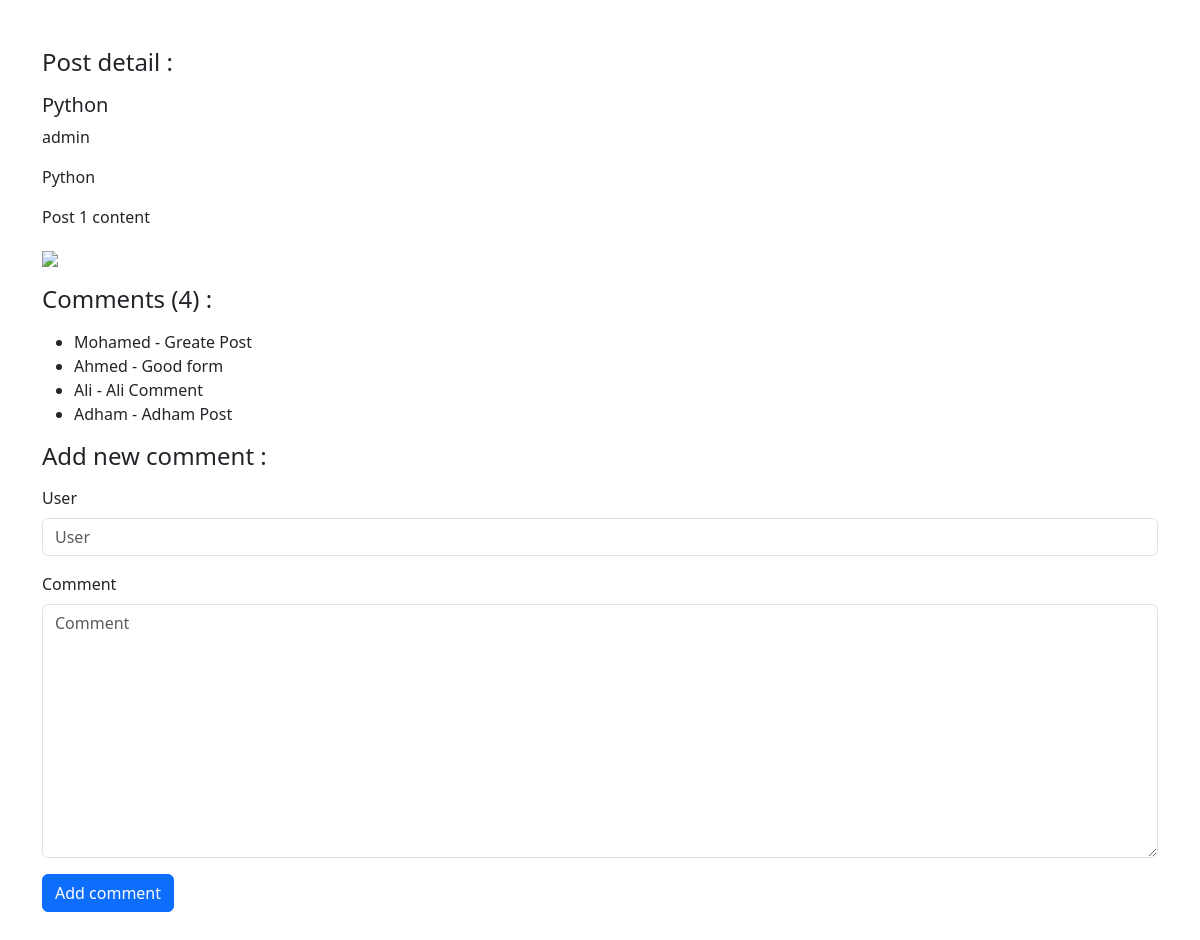
The app's page /posts/1/ with its own data.
### posts/models.py (models this page shows, shortened)
class Post (models.Model):
    author = models.ForeignKey(User,related_name='post_author', on_delete=models.CASCADE)
    title = models.CharField(max_length=100)
    content = models.TextField(max_length=20000)
    draft = models.BooleanField(default=True)
    publish_date = models.DateTimeField(default=timezone.now)
    tags = TaggableManager()
    image = models.ImageField(upload_to='post')
    category = models.ForeignKey('Category', related_name='post_category', on_delete=models.SET_NULL, null=True)
    def __str__(self):
        return self.title

class Category(models.Model):
    name = models.CharField(max_length=100)
    def __str__(self):
        return self.name

class Comment (models.Model):
    post = models.ForeignKey(Post, related_name='comment_post', on_delete = models.CASCADE)
    user = models.CharField(max_length=100)
    comment = models.TextField(max_length=300)
    created_at = models.DateTimeField(default=timezone.now)

### posts/views.py (the view)
# urls.py: path('posts/<int:pk>/', views.post_details),
def post_details(request,pk):
    data = Post.objects.get(id = pk)
    comments = Comment.objects.filter(post=data)
    if request.method == 'POST' :
        form = CommentForm(request.POST)
        if form.is_valid():
            myform = form.save(commit=False)
            myform.post = data
            myform.save()
    else :
        form = CommentForm()
    context = {
        'post' : data,
        'comments' : comments,
        'form' : form,
    }
    return render(request,'posts/post_detail.html',context)

### posts/forms.py
class CommentForm(forms.ModelForm) :
    class Meta :
        model = Comment
        fields = ['user','comment']

### posts/templates/posts/post_detail.html (shortened to what this page needs)
{% load django_bootstrap5 %}
<!doctype html>
<html lang="en">
  <head>
    <link href="https://cdn.jsdelivr.net/npm/bootstrap@5.3.3/dist/css/bootstrap.min.css" rel="stylesheet">
  </head>
  <body>
    <div class="container my-5">
        <div>
            <h4 class="my-3">Post detail :</h4>
            <h5>{{ post }}</h5>
            <p>{{ post.author }}</p>
            <p>{{ post.category }}</p>
            <p>{{ post.content | safe }}</p>
            <img src="{{ post.image.url }}">
        </div>
        <div>
            <h4 class="my-3">Comments ({{ comments | length }}) :</h4>
        </div>
        <ul>
            {% for comment in comments %}
                <li>{{ comment.user }} - {{ comment.comment }}</li>
                {% empty %}
                <li>There are no comments for this post</li>
            {% endfor %}
        </ul>
        <div>
            <h4 class="my-3">Add new comment :</h4>
            <form method="post" class="form">
                {% bootstrap_form form %}
                {% bootstrap_button button_type="submit" content="Add comment" %}
            </form>
        </div>
    </div>
  </body>
</html>

### records on screen
Post: title "Python", author "admin", category "Python", content "Post 1 content"
Comment: user "Mohamed", comment "Greate Post"
Comment: user "Ahmed", comment "Good form"
Comment: user "Ali", comment "Ali Comment"
Comment: user "Adham", comment "Adham Post"

### other values on screen
{{ comments | length }} "4"
